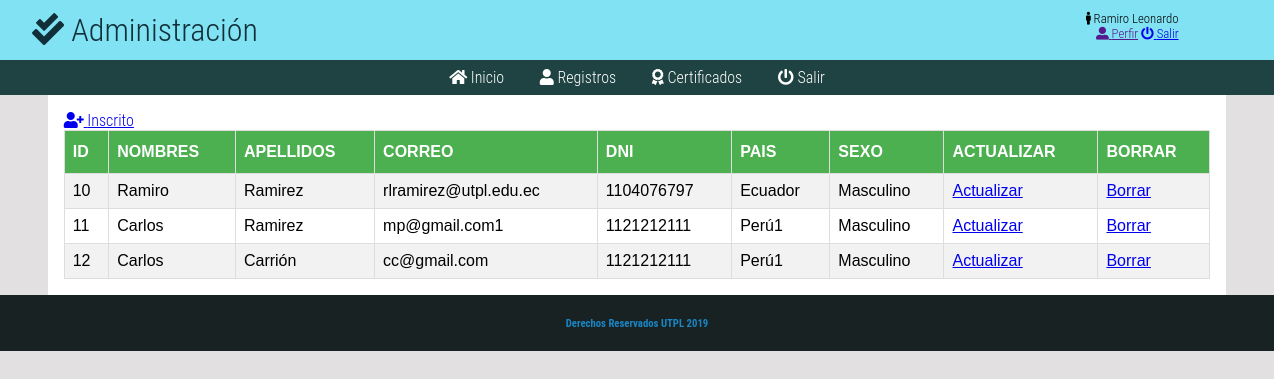
Page /admin/adm_registros/index.php (signed in) on the committed database.
### tables this page shows
CREATE TABLE `inscritos` (
  `id` int(11) NOT NULL,
  `nombres` varchar(100) NOT NULL,
  `apellidos` varchar(100) NOT NULL,
  `correo` varchar(100) NOT NULL,
  `dni` varchar(11) NOT NULL,
  `pais` varchar(100) NOT NULL,
  `sexo` int(2) NOT NULL
);

### dll/class_mysqli.php (the view, shortened to what this page needs)
<?php
class clase_mysqli{
	var $BaseDatos;
	var $Servidor;
	var $Usuario;
	var $Clave;
	var $Conexion_ID=0;
	var $Consulta_ID=0;
	function clase_mysqli($host="", $user="", $pass="", $db=""){
		$this->BaseDatos=$db;
		$this->Servidor=$host;
		$this->Usuario=$user;
		$this->Clave=$pass;
	}
	function conectar($host, $user, $pass, $db){
		if($db != "")$this->BaseDatos=$db;
		if($host != "")$this->Servidor=$host;
		if($user != "")$this->Usuario=$user;
		$this->Conexion_ID=new mysqli($this->Servidor, $this->Usuario, $this->Clave, $this->BaseDatos);
		return$this->Conexion_ID;
	}
	function consulta($sql=""){
		$this->Consulta_ID=mysqli_query($this->Conexion_ID,$sql);
		return $this->Consulta_ID;
	}
	function numcampos(){
		return mysqli_num_fields($this->Consulta_ID);
	}
	function verconsulta_crud(){
		$listGener[1]="Masculino";
		$listGener[2]="Femenino";
		echo "<table border=1 class='tableData'>";
		echo "<tr>";
		for ($i=0; $i < $this->numcampos() ; $i++) {
			echo  "<th>".mysqli_fetch_field_direct($this->Consulta_ID, $i)->name."</th>";
		}
		echo  "<th>Actualizar</th>";
		echo  "<th>Borrar</th>";
		echo "</tr>";
		while ($row=mysqli_fetch_array($this->Consulta_ID)) {
			echo "<tr>";
			for ($i=0; $i < $this->numcampos(); $i++) {
				if ($i==6) {
					echo "<td>".$listGener[$row[$i]]."</td>";
				}else{
					echo "<td>".$row[$i]."</td>";
				}
			}
			echo "<td><a href='actualizar.php?id=$row[0]'>Actualizar</a></td>";
			echo "<td><a href='borrar.php?id=$row[0]'>Borrar</a></td>";
			echo "</tr>";
		}
		echo "</table>";
	}
}
?>

### admin/css/style.css (style rules this page uses)
* { padding: 0; margin: 0; }
body { font-family: 'Roboto Condensed', sans-serif; font-weight: 300; background-color: #e2e0e0; }
.tableData { font-family: "Trebuchet MS", Arial, Helvetica, sans-serif; border-collapse: collapse; width: 100%; }
.tableData td, .tableData th { border: 1px solid #ddd; padding: 8px; }
.tableData tr:nth-child(even) { background-color: #f2f2f2; }
.tableData th { padding-top: 12px; padding-bottom: 12px; text-align: left; background-color: #4CAF50; color: white; text-transform: uppercase; }

### rows in the picture
inscritos: id "10", nombres "Ramiro", apellidos "Ramirez", correo "rlramirez@utpl.edu.ec", dni "1104076797", pais "Ecuador", sexo "Masculino"
inscritos: id "11", nombres "Carlos", apellidos "Ramirez", correo "mp@gmail.com1", dni "1121212111", pais "Perú1", sexo "Masculino"
inscritos: id "12", nombres "Carlos", apellidos "Carrión", correo "cc@gmail.com", dni "1121212111", pais "Perú1", sexo "Masculino"

### other values in the picture
utf8_encode($_SESSION['username']) "Ramiro Leonardo"
mysqli_fetch_field_direct($this->Consulta_ID, $i)->name "ID"
mysqli_fetch_field_direct($this->Consulta_ID, $i)->name "NOMBRES"
mysqli_fetch_field_direct($this->Consulta_ID, $i)->name "APELLIDOS"
mysqli_fetch_field_direct($this->Consulta_ID, $i)->name "CORREO"
mysqli_fetch_field_direct($this->Consulta_ID, $i)->name "DNI"
mysqli_fetch_field_direct($this->Consulta_ID, $i)->name "PAIS"
mysqli_fetch_field_direct($this->Consulta_ID, $i)->name "SEXO"
